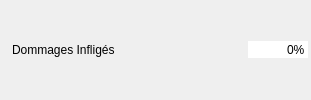
       <widget class="QWidget" name="widget_dommage" native="true">
        <property name="sizePolicy">
         <sizepolicy hsizetype="Preferred" vsizetype="Preferred">
          <horstretch>0</horstretch>
          <verstretch>0</verstretch>
         </sizepolicy>
        </property>
        <property name="minimumSize">
         <size>
          <width>200</width>
          <height>26</height>
         </size>
        </property>
        <layout class="QHBoxLayout" name="horizontalLayout">
         <property name="spacing">
          <number>2</number>
         </property>
         <property name="leftMargin">
          <number>3</number>
         </property>
         <property name="topMargin">
          <number>3</number>
         </property>
         <property name="rightMargin">
          <number>3</number>
         </property>
         <property name="bottomMargin">
          <number>3</number>
         </property>
         <item>
          <widget class="QLabel" name="label_2">
           <property name="text">
            <string/>
           </property>
           <property name="pixmap">
            <pixmap resource="../../resources/resources.qrc">:/images/Aptitudes/dommages.png</pixmap>
           </property>
          </widget>
         </item>
         <item>
          <widget class="QLabel" name="label_dommage">
           <property name="text">
            <string>Dommages Infligés</string>
           </property>
          </widget>
         </item>
         <item>
          <spacer name="horizontalSpacer_2">
           <property name="orientation">
            <enum>Qt::Horizontal</enum>
           </property>
           <property name="sizeHint" stdset="0">
            <size>
             <width>131</width>
             <height>17</height>
            </size>
           </property>
          </spacer>
         </item>
         <item>
          <widget class="QSpinBox" name="sp_dommage">
           <property name="focusPolicy">
            <enum>Qt::NoFocus</enum>
           </property>
           <property name="autoFillBackground">
            <bool>true</bool>
           </property>
           <property name="frame">
            <bool>false</bool>
           </property>
           <property name="alignment">
            <set>Qt::AlignRight|Qt::AlignTrailing|Qt::AlignVCenter</set>
           </property>
           <property name="buttonSymbols">
            <enum>QAbstractSpinBox::NoButtons</enum>
           </property>
           <property name="suffix">
            <string>%</string>
           </property>
           <property name="minimum">
            <number>-999999</number>
           </property>
           <property name="maximum">
            <number>9999999</number>
           </property>
           <property name="stepType">
            <enum>QAbstractSpinBox::DefaultStepType</enum>
           </property>
          </widget>
         </item>
        </layout>
       </widget>
